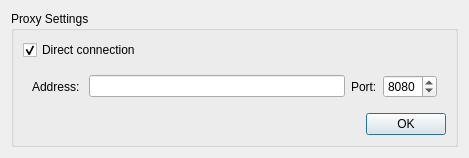
<ui version="4.0" >
 <class>SettingsDialog</class>
 <widget class="QDialog" name="SettingsDialog" >
  <property name="geometry" >
   <rect>
    <x>0</x>
    <y>0</y>
    <width>469</width>
    <height>146</height>
   </rect>
  </property>
  <property name="sizePolicy" >
   <sizepolicy vsizetype="MinimumExpanding" hsizetype="Preferred" >
    <horstretch>0</horstretch>
    <verstretch>0</verstretch>
   </sizepolicy>
  </property>
  <property name="windowTitle" >
   <string>Settings</string>
  </property>
  <layout class="QVBoxLayout" name="verticalLayout" >
   <item>
    <widget class="QGroupBox" name="groupBox">
     <property name="title">
      <string>Proxy Settings</string>
     </property>
     <layout class="QVBoxLayout" name="verticalLayout_2">
      <item>
    <widget class="QCheckBox" name="directConnection" >
     <property name="text" >
      <string>Direct connection</string>
     </property>
     <property name="checked" >
      <bool>true</bool>
     </property>
    </widget>
   </item>
   <item>
    <widget class="QWidget" native="1" name="proxyWidget" >
     <layout class="QHBoxLayout" name="horizontalLayout_3" >
      <item>
       <widget class="QLabel" name="label" >
        <property name="text" >
         <string>Address: </string>
        </property>
       </widget>
      </item>
      <item>
       <widget class="QLineEdit" name="address" />
      </item>
      <item>
       <widget class="QLabel" name="label_2" >
        <property name="text" >
         <string>Port:</string>
        </property>
       </widget>
      </item>
      <item>
       <widget class="QSpinBox" name="port" >
        <property name="maximum" >
         <number>9999</number>
        </property>
        <property name="value" >
         <number>8080</number>
        </property>
       </widget>
      </item>
     </layout>
    </widget>
   </item>
   <item>
    <spacer name="verticalSpacer" >
     <property name="orientation" >
      <enum>Qt::Vertical</enum>
     </property>
     <property name="sizeHint" stdset="0" >
      <size>
       <width>20</width>
          <height>24</height>
      </size>
     </property>
    </spacer>
   </item>
   <item>
    <layout class="QHBoxLayout" name="horizontalLayout" >
     <item>
      <spacer name="horizontalSpacer" >
       <property name="orientation" >
        <enum>Qt::Horizontal</enum>
       </property>
       <property name="sizeHint" stdset="0" >
        <size>
         <width>40</width>
         <height>20</height>
        </size>
       </property>
      </spacer>
     </item>
     <item>
      <widget class="QPushButton" name="okButton" >
       <property name="text" >
        <string>OK</string>
       </property>
      </widget>
     </item>
    </layout>
   </item>
  </layout>
 </widget>
   </item>
  </layout>
 </widget>
 <resources/>
 <connections/>
</ui>
